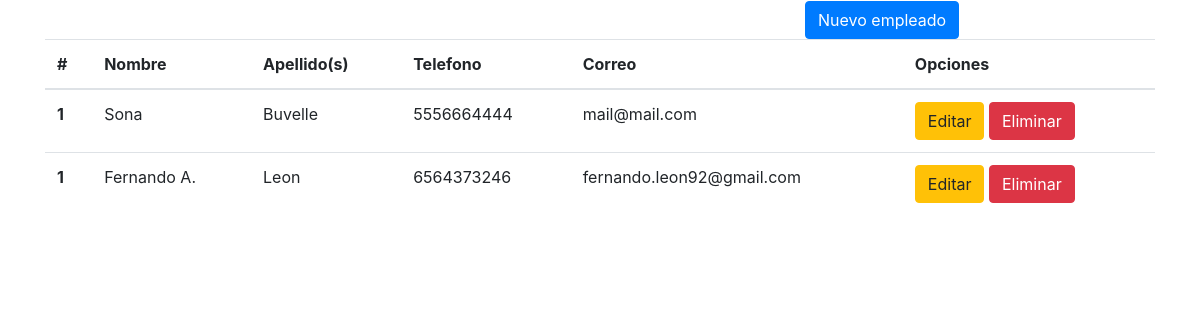
Page /persona/ (signed in) on the committed database.
### gestorusuarios/models.py (models this page shows, shortened)
class Usuarios(models.Model):
	nombre = models.CharField(max_length=40)
	apellidos = models.CharField(max_length=40)
	direccion = models.CharField(max_length=40)
	estatus = models.ForeignKey('gestorusuarios.Estatus', null=True, blank=True, on_delete=models.CASCADE)
	rol = models.ForeignKey('gestorusuarios.Rol', null=True, blank=True, on_delete=models.CASCADE)
	usuario = models.ForeignKey(User, null=True, blank=True, on_delete=models.CASCADE)
	fecha_nacimiento = models.DateField(null=True)
	curp = models.CharField(max_length=18)
	fecha_contratacion = models.DateField(null=False)
	correo = models.EmailField(max_length=254)
	telefono = models.CharField(max_length=12)
	celular = models.CharField(max_length=12)

### gestorusuarios/views.py (the view)
# urls.py: path('', listarPersonal, name="listar"),
@login_required
def listarPersonal(request):
	personas = Usuarios.objects.all()
	return render(request, 'listar-empleados.html', {'personas':personas})

### gestorusuarios/templates/listar-empleados.html (shortened to what this page needs)
{% extends "base/base.html" %}
{% block content %}
<div class="container">
	<div class="row">
		<div class="col-sm"></div>
		<div class="col-sm"></div>
		<div class="col-sm">
			<a href="{% url 'guardar' %}" class="btn btn-primary">Nuevo empleado</a>
		</div>
	</div>
	<div class="row">
		<div class="col-sm">
			<table class="table">
				<thead>
					<tr>
						<th scope="col">#</th>
						<th scope="col">Nombre</th>
						<th scope="col">Apellido(s)</th>
						<th scope="col">Telefono</th>
						<th scope="col">Correo</th>
						<th scope="col">Opciones</th>
					</tr>
				</thead>
				<tbody>
					{% for persona in personas %}
						<tr>
							<th scope="row">1</th>
							<td>{{ persona.nombre }}</td>
							<td>{{ persona.apellidos }}</td>
							<td>{{ persona.telefono }}</td>
							<td>{{ persona.correo}}</td>
							<td>
								<a href="{% url 'editar' persona.id %}" class="btn btn-warning">Editar</a>
								<a href="{% url 'eliminar' persona.id %}" class="btn btn-danger">Eliminar</a>
							</td>
						</tr>
					{% endfor %}
				</tbody>
			</table>
		</div>
	</div>
</div>
{% endblock content %}

### templates/base/base.html (shortened to what this page needs)
{% load staticfiles %}
<!doctype html>
<html lang="es">
	<head>
		<link rel="stylesheet" href="https://stackpath.bootstrapcdn.com/bootstrap/4.1.3/css/bootstrap.min.css">
	</head>
	<body>
		{% block content %}
		{% endblock content %}
	</body>
</html>

### rows in the picture
Usuarios: nombre "Sona", apellidos "Buvelle", telefono "5556664444", correo "mail@mail.com"
Usuarios: nombre "Fernando A.", apellidos "Leon", telefono "6564373246", correo "fernando.leon92@gmail.com"
